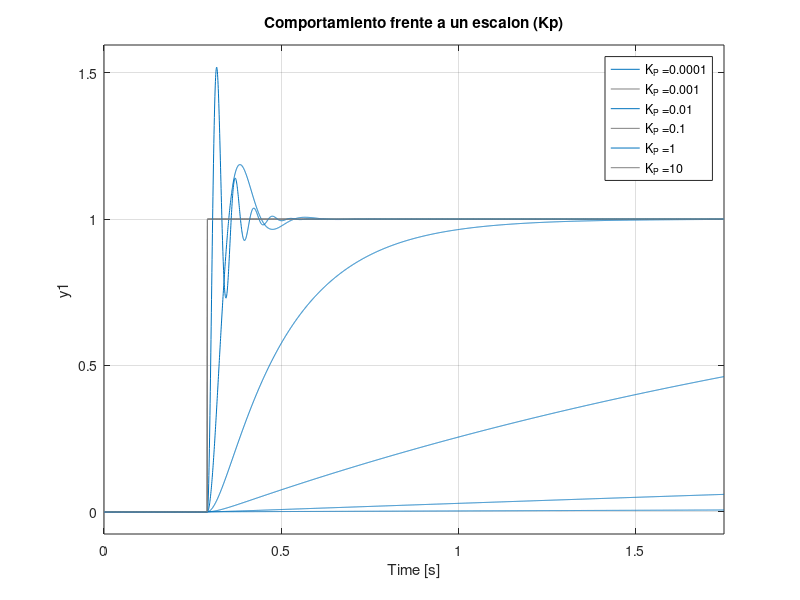
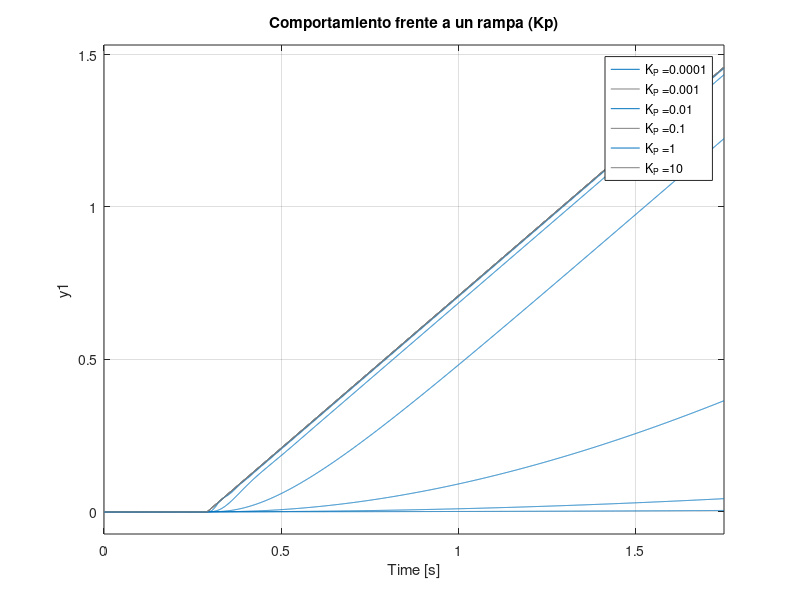
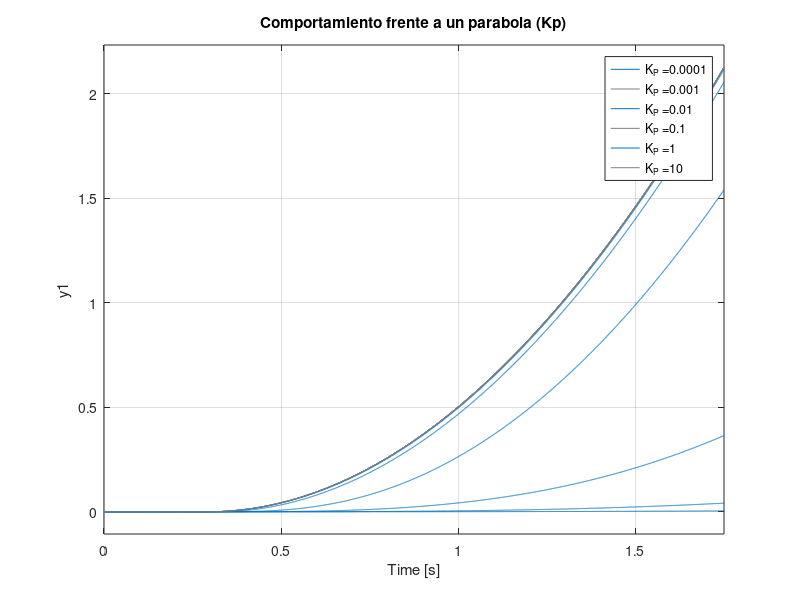
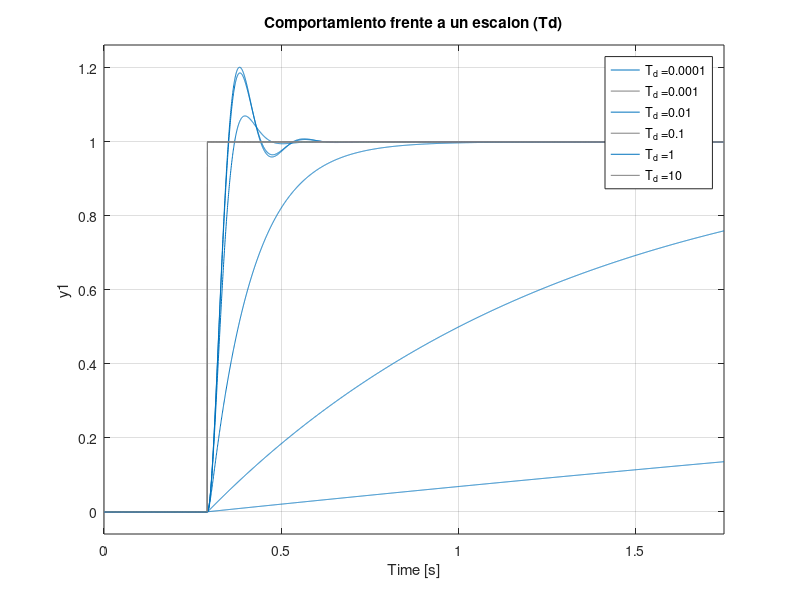

The MATLAB script that drew these images, in order: (Note: this script raises an error after producing the figures.)
clear all; close all;

K = 1500;
p = 35;

x = p.*(0:0.0005/p:0.05);

aux = -4:1:1;
auxTd = -4:1:1;

Kp = 10.^aux;
Td = 10.^aux;

Kpfija = 1;
Tdfija = 0.001;

%% Td fijo

figure(1)
grid on;

Legend = cell(length(aux),1);

u = ones(1,length(x));
u(1:ceil(length(u)/6)) = 0;
t = x;

for i = 1:length(Kp)
    num = Kp(i)*K;
    den = [1 p+Kp(i)*K*Tdfija K*Kp(i)];
    sys = tf(num,den);
    lsim(sys, u, t)
    Legend{i} = strcat('K_{P} = ', num2str(Kp(i)));
    hold on;
end

title('Comportamiento frente a un escalon (Kp)')
legend(Legend);
hold off;
saveas(gcf,'img/01_P-DEscalonKp.png')

figure(2)
grid on;

Legend = cell(length(aux),1);

t = x;
u = t-t(ceil(length(t)/6));
u(1:ceil(length(u)/6)) = 0;

for i = 1:length(Kp)
    num = Kp(i)*K;
    den = [1 p+Kp(i)*K*Tdfija K*Kp(i)];
    sys = tf(num,den);
    lsim(sys, u, t)
    Legend{i} = strcat('K_{P} = ', num2str(Kp(i)));
    hold on;
end

title('Comportamiento frente a un rampa (Kp)')
legend(Legend);
hold off;
saveas(gcf,'img/01_P-DRampaKp.png')

figure(3)
grid on;

Legend = cell(length(aux),1);

t = x;
u = (t-t(ceil(length(t)/6))).^2;
u(1:ceil(length(u)/6)) = 0;

for i = 1:length(Kp)
    num = Kp(i)*K;
    den = [1 p+Kp(i)*K*Tdfija K*Kp(i)];
    sys = tf(num,den);
    lsim(sys, u, t)
    Legend{i} = strcat('K_{P} = ', num2str(Kp(i)));
    hold on;
end

title('Comportamiento frente a un parabola (Kp)')
legend(Legend);
hold off;
saveas(gcf,'img/01_P-DParabolaKp.png')

%% Kp fijo

figure(4)
grid on;

Legend = cell(length(auxTd),1);

u = ones(1,length(x));
u(1:ceil(length(u)/6)) = 0;
t = x;

for i = 1:length(Td)
    num = Kpfija*K;
    den = [1 p+Kpfija*K*Td(i) K*Kpfija];
    sys = tf(num,den);
    lsim(sys, u, t)
    Legend{i} = strcat('T_{d} = ', num2str(Td(i)));
    hold on;
end

title('Comportamiento frente a un escalon (Td)')
legend(Legend);
hold off;
saveas(gcf,'img/01_P-DEscalonTd.png')

figure(5)
grid on;

Legend = cell(length(auxTd),1);

t = x;
u = t-t(ceil(length(t)/6));
u(1:ceil(length(u)/6)) = 0;

for i = 1:length(Td)
    num = Kpfija*K;
    den = [1 p+Kpfija*K*Td(i) K*Kpfija];
    sys = tf(num,den);
    lsim(sys, u, t)
    Legend{i} = strcat('T_{d} = ', num2str(Td(i)));
    hold on;
end

title('Comportamiento frente a un rampa (Td)')
legend(Legend);
hold off;
saveas(gcf,'img/01_P-DRampaTd.png')

figure(6)
grid on;

Legend = cell(length(auxTd),1);

t = x;
u = (t-t(ceil(length(t)/6))).^2;
u(1:ceil(length(u)/6)) = 0;

for i = 1:length(Td)
    num = Kpfija*K;
    den = [1 p+Kpfija*K*Td(i) K*Kpfija];
    sys = tf(num,den);
    lsim(sys, u, t)
    Legend{i} = strcat('T_{d} = ', num2str(Td(i)));
    hold on;
end

title('Comportamiento frente a un parabola (Td)')
legend(Legend);
hold off;
saveas(gcf,'img/01_P-DParabolaTd.png')

%% Rlocus

figure(7)

num = [K*Kpfija];
den = [1 (p+Kpfija*K*Tdfija) 0];
rlocus(num,den)

saveas(gcf,'img/01_P-DRlocusKp.png')